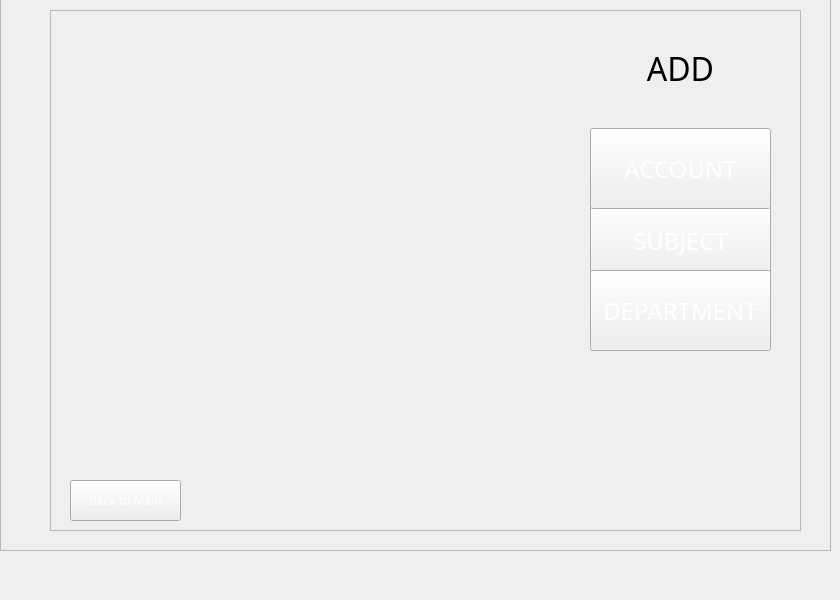
   <widget class="QWidget" name="addmain">
    <widget class="QFrame" name="frame">
     <property name="geometry">
      <rect>
       <x>50</x>
       <y>10</y>
       <width>751</width>
       <height>521</height>
      </rect>
     </property>
     <property name="frameShape">
      <enum>QFrame::StyledPanel</enum>
     </property>
     <property name="frameShadow">
      <enum>QFrame::Raised</enum>
     </property>
     <widget class="QPushButton" name="addRecords">
      <property name="geometry">
       <rect>
        <x>540</x>
        <y>190</y>
        <width>181</width>
        <height>81</height>
       </rect>
      </property>
      <property name="sizePolicy">
       <sizepolicy hsizetype="Minimum" vsizetype="Expanding">
        <horstretch>0</horstretch>
        <verstretch>0</verstretch>
       </sizepolicy>
      </property>
      <property name="font">
       <font>
        <family>Microsoft JhengHei UI Light</family>
        <pointsize>18</pointsize>
       </font>
      </property>
      <property name="styleSheet">
       <string>border-image: url(:/icons/the-button-859346_640.png);
color: rgb(255, 255, 255);</string>
      </property>
      <property name="text">
       <string>SUBJECT</string>
      </property>
     </widget>
     <widget class="QPushButton" name="addStaff">
      <property name="geometry">
       <rect>
        <x>540</x>
        <y>118</y>
        <width>181</width>
        <height>81</height>
       </rect>
      </property>
      <property name="sizePolicy">
       <sizepolicy hsizetype="Minimum" vsizetype="Expanding">
        <horstretch>0</horstretch>
        <verstretch>0</verstretch>
       </sizepolicy>
      </property>
      <property name="font">
       <font>
        <family>Microsoft JhengHei UI Light</family>
        <pointsize>18</pointsize>
       </font>
      </property>
      <property name="styleSheet">
       <string>border-image: url(:/icons/the-button-859346_640.png);
color: rgb(255, 255, 255);</string>
      </property>
      <property name="text">
       <string>ACCOUNT</string>
      </property>
     </widget>
     <widget class="QPushButton" name="main">
      <property name="geometry">
       <rect>
        <x>20</x>
        <y>470</y>
        <width>111</width>
        <height>41</height>
       </rect>
      </property>
      <property name="font">
       <font>
        <family>Microsoft JhengHei UI Light</family>
       </font>
      </property>
      <property name="autoFillBackground">
       <bool>false</bool>
      </property>
      <property name="styleSheet">
       <string notr="true">border-image: url(:/icons/the-button-859346_640.png);
color: rgb(255, 255, 255);</string>
      </property>
      <property name="text">
       <string>Back to Main</string>
      </property>
     </widget>
     <widget class="QLabel" name="label">
      <property name="enabled">
       <bool>true</bool>
      </property>
      <property name="geometry">
       <rect>
        <x>520</x>
        <y>18</y>
        <width>221</width>
        <height>81</height>
       </rect>
      </property>
      <property name="sizePolicy">
       <sizepolicy hsizetype="Expanding" vsizetype="Expanding">
        <horstretch>10</horstretch>
        <verstretch>10</verstretch>
       </sizepolicy>
      </property>
      <property name="font">
       <font>
        <family>Microsoft JhengHei UI Light</family>
        <pointsize>24</pointsize>
       </font>
      </property>
      <property name="acceptDrops">
       <bool>false</bool>
      </property>
      <property name="autoFillBackground">
       <bool>false</bool>
      </property>
      <property name="styleSheet">
       <string notr="true">border-image: url(:/icons/white.jpg);
border-image: url(:/icons/gray transparent.png);</string>
      </property>
      <property name="text">
       <string>ADD</string>
      </property>
      <property name="textFormat">
       <enum>Qt::AutoText</enum>
      </property>
      <property name="scaledContents">
       <bool>true</bool>
      </property>
      <property name="alignment">
       <set>Qt::AlignCenter</set>
      </property>
      <property name="wordWrap">
       <bool>true</bool>
      </property>
      <property name="margin">
       <number>5</number>
      </property>
      <property name="openExternalLinks">
       <bool>false</bool>
      </property>
     </widget>
     <widget class="QPushButton" name="addDepartment">
      <property name="geometry">
       <rect>
        <x>540</x>
        <y>260</y>
        <width>181</width>
        <height>81</height>
       </rect>
      </property>
      <property name="sizePolicy">
       <sizepolicy hsizetype="Minimum" vsizetype="Expanding">
        <horstretch>0</horstretch>
        <verstretch>0</verstretch>
       </sizepolicy>
      </property>
      <property name="font">
       <font>
        <family>Microsoft JhengHei UI Light</family>
        <pointsize>18</pointsize>
       </font>
      </property>
      <property name="styleSheet">
       <string>border-image: url(:/icons/the-button-859346_640.png);
color: rgb(255, 255, 255);</string>
      </property>
      <property name="text">
       <string>DEPARTMENT</string>
      </property>
     </widget>
    </widget>
    <widget class="QFrame" name="frame_42">
     <property name="geometry">
      <rect>
       <x>0</x>
       <y>-40</y>
       <width>831</width>
       <height>591</height>
      </rect>
     </property>
     <property name="styleSheet">
      <string notr="true">border-image: url(:/icons/84239945.jpg);</string>
     </property>
     <property name="frameShape">
      <enum>QFrame::StyledPanel</enum>
     </property>
     <property name="frameShadow">
      <enum>QFrame::Raised</enum>
     </property>
    </widget>
    <zorder>frame_42</zorder>
    <zorder>frame</zorder>
   </widget>
